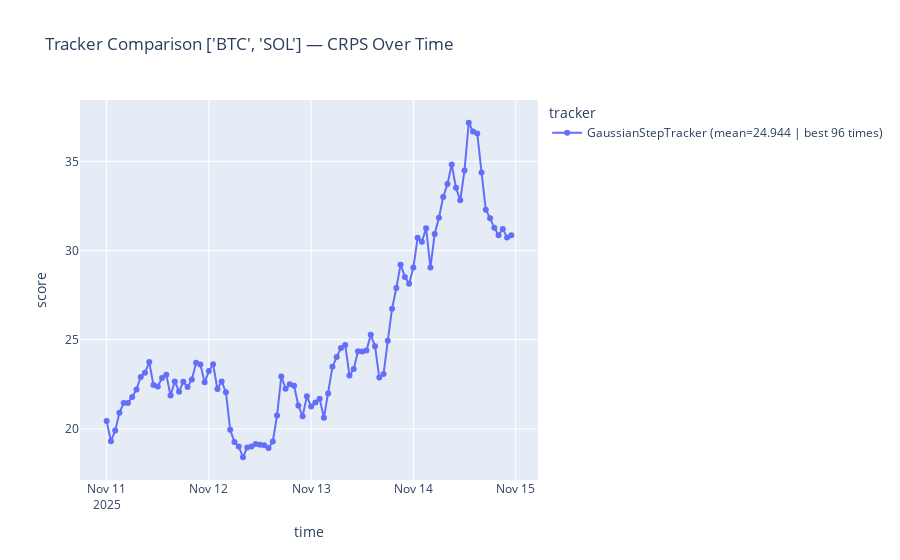

Here is the notebook cell this chart was saved with:
### Code cell
# Tracker comparison all assets (A lower CRPS score reflects more accurate predictions)
plot_tracker_comparison(df_all)
